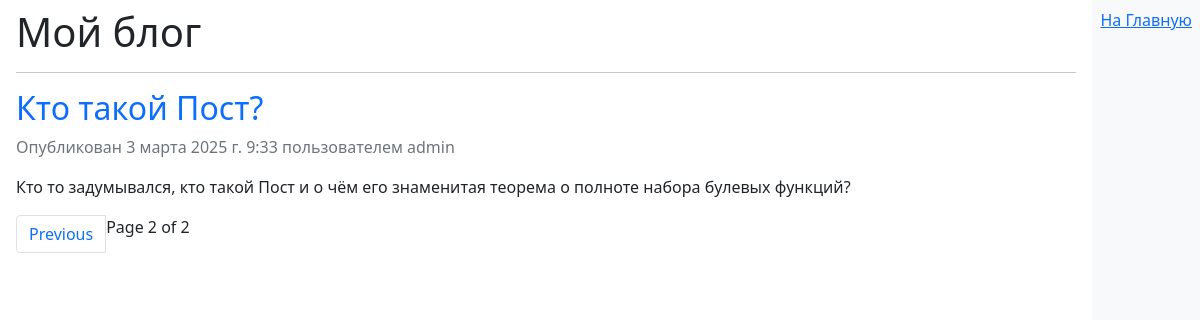
Screenshot of /blog/?page=2 with the database file from the repository.
### blog/models.py (models this page shows, shortened)
class Post(models.Model):
    class Status(models.TextChoices):
        DRAFT = 'DF', 'Draft' # Пара значение-метка
        PUBLISHED = 'PB', 'Published'
    title = models.CharField(max_length=250)
    slug = models.SlugField(max_length=250, unique_for_date='publish') # Проверка на уникальность будет только по дате
    author = models.ForeignKey(User, on_delete=models.CASCADE, related_name='blog_posts')
    body = models.TextField()
    publish = models.DateTimeField(default=timezone.now)
    created = models.DateTimeField(auto_now_add=True) # При создании объекта, будет присвоена дата создания
    updated = models.DateTimeField(auto_now=True) # При каждом измении объекта, будет изменено и поле Update
    status = models.CharField(max_length=2, choices=Status.choices, default=Status.DRAFT)
    objects = models.Manager() # Менеджер, применяемый по умолчанию
    published = PublishedManager() # конкретно-прикладной менеджер
    class Meta:
        ordering = ['-publish']
        indexes = [
            models.Index(fields=['-publish'])
        ]
    def get_absolute_url(self):
        return reverse("blog:post_detail", args=[self.publish.year,
                                                 self.publish.month,
                                                 self.publish.day,
                                                 self.slug])

### blog/views.py (the view)
# urls.py: path('', views.PostListView.as_view(), name='post_list'),
class PostListView(ListView):
    queryset = Post.published.all()
    context_object_name = 'posts'
    paginate_by = 2
    template_name = 'blog/post/list.html'

### blog/templates/blog/post/list.html (shortened to what this page needs)
{% extends 'blog/base.html' %}
{% block content %}
<h1>Мой блог</h1>
<hr>
<div>
    {% for post in posts %}
        <h2>
            <a href="{{ post.get_absolute_url }}" class="text-decoration-none">
                {{ post.title }}
            </a>
        </h2>
        <p class="text-secondary ">Опубликован {{ post.publish }} пользователем {{ post.author }}</p>
        {{ post.body|truncatewords:30|linebreaks}}
    {% endfor %}
    {% include "../pagination.html" with page=page_obj%}
</div>
{% endblock%}

### rows the page displays
Post: title "Кто такой Пост?", publish "3 марта 2025 г. 9:33", author "admin", body "Кто то задумывался, кто такой Пост и о чём его знаменитая теорема о полноте набора булевых функций?"

### other values shown
{{ page.number }} "2"
{{ page.paginator.num_pages }} "2"
